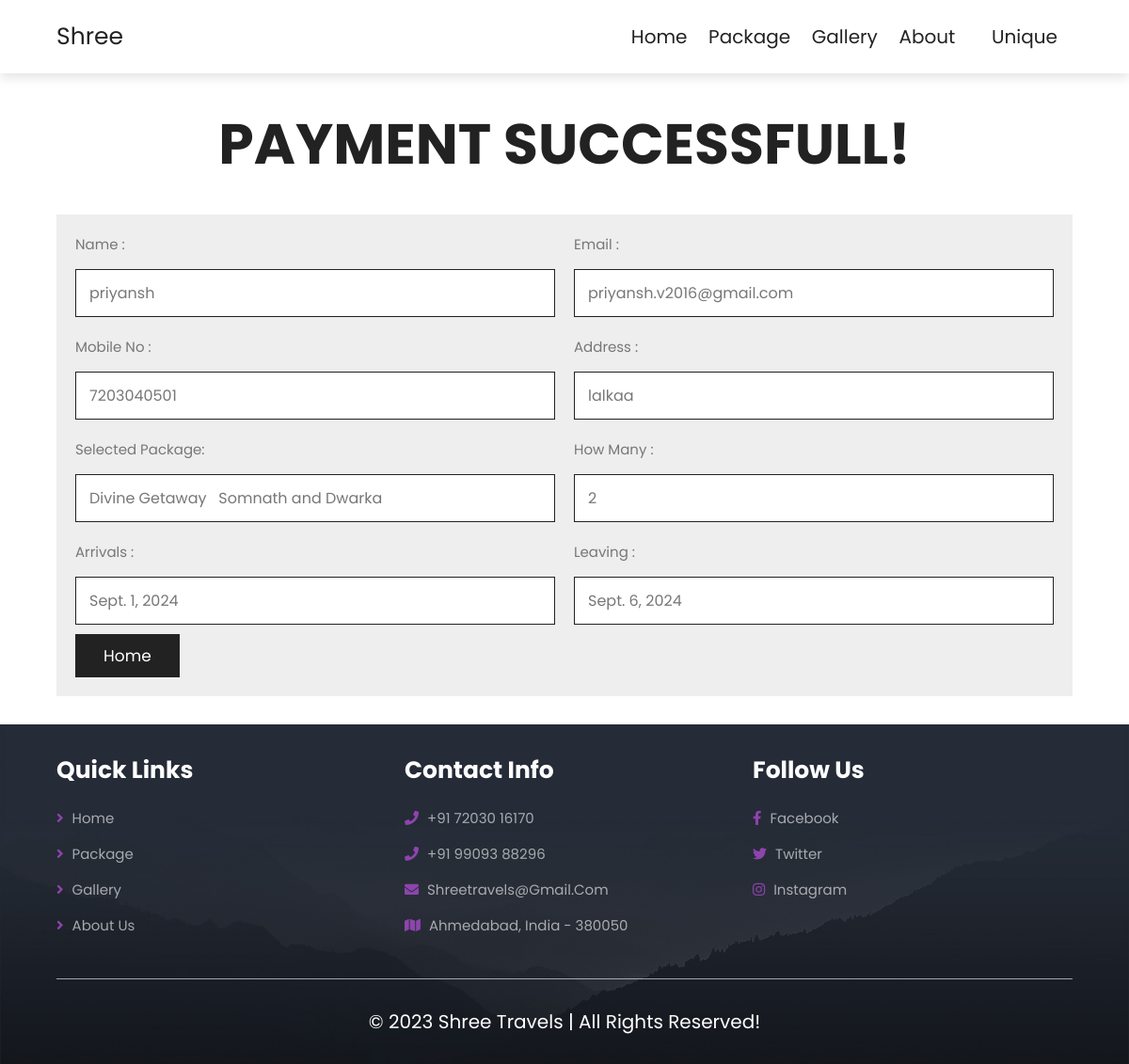
The app's page /success/ (signed in) with its own data.
### home/models.py (models this page shows, shortened)
class Book(models.Model):
    name = models.CharField( max_length=122)
    email = models.CharField(max_length=122)
    mobileno =  models.CharField(max_length=15)
    address = models.CharField( max_length=122)
    location = models.CharField( max_length=122)
    guests = models.IntegerField(validators=[MaxValueValidator(10)])
    arrivals = models.DateField()
    leaving  =  models.DateField()
    user = models.ForeignKey(User, on_delete=models.CASCADE,null=True)
    pprice = models.IntegerField(null=True)
    order_id = models.CharField(max_length=122,blank=True,null=True)
    paid = models.BooleanField(default=False)

### home/views.py (the view, shortened to what this page needs)
# urls.py: path('success/',views.success,name="success")
@csrf_exempt
def success(request):
    book_details = Book.objects.filter(user=request.user).last()
    book = Book.objects.filter(user=request.user).last()
    context = {
        'book':book_details,
    }
    return render(request,"success.html",context)

### templates/success.html (shortened to what this page needs)
{% extends "base.html" %}
{% block content %}
<section class="booking">
    <h1 class="heading-title">Payment Successfull!</h1>
    <form action="" method="post" class="book-form">
        <div class="flex">
           <div class="inputBox">
              <span>name :</span>
              <input type="text" name="name" readonly value="{{book.name}}">
           </div>
           <div class="inputBox">
              <span>email :</span>
              <input type="email" name="email" readonly value="{{book.email}}">
           </div>
           <div class="inputBox">
              <span>mobile no :</span>
              <input type="tel" name="mobileno" maxlength="10" readonly  value="{{book.mobileno}}">
           </div>
           <div class="inputBox">
              <span>address :</span>
              <input type="text" name="address" readonly value="{{book.address}}">
           </div>
           <div class="inputBox">
              <span>Selected package:</span> <br>
              <input type="text" name="package" id="" readonly value="{{book.location}}">
           </div>
           <div class="inputBox">
              <span>how many :</span>
              <input type="number" name="guests" min="1" max="10" readonly value="{{book.guests}}">
           </div>
           <div class="inputBox">
              <span>arrivals :</span>
              <input type="text" name="arrivals" readonly value="{{book.arrivals}}">
           </div>
           <div class="inputBox">
              <span>leaving :</span>
              <input type="text" name="leaving" readonly value="{{book.leaving}}">
           </div>
        </div>
        <button class="btn"><a href="{% url 'home' %}">Home</a></button>
     </form>
</section>
{% endblock content%}

### templates/header.html (shortened to what this page needs)
{% load static %}
<!DOCTYPE html>
<html lang="en">
<head>
   <link rel="stylesheet" href="https://unpkg.com/swiper@7/swiper-bundle.min.css" />
   <link rel="stylesheet" href="https://cdnjs.cloudflare.com/ajax/libs/font-awesome/5.15.4/css/all.min.css" />
   <link rel="stylesheet" href="/static/css/style.css">
</head>
<body>
   <section class="header">
      <a href="{% url 'home' %}" class="logo">Shree</a>
      <nav class="navbar">
         <a href="{% url 'home' %}">home</a>
         <a href="{% url 'package' %}">package</a>
         <a href="{% url 'gallery' %}">Gallery</a>
         <a href="{% url 'about' %}">about</a>
         {% if user.is_authenticated %}
         <div class="dropdown">
            <a href="" class="dropbtn">{{request.user}}</a>
         </div>
         {% else %}
         <a href="{% url 'login' %}">Login</a>
         {% endif %}
      </nav>
   </section>

### static/css/style.css (style rules this page uses)
:root { --main-color: #8e44ad; --black: #222; --white: #fff; --light-black: #777; --light-white: #fff9; --dark-bg: rgba(0, 0, 0, 0.7); --light-bg: #eee; --border: 0.1rem solid var(--black); --box-shadow: 0 0.5rem 1rem rgba(0, 0, 0, 0.1); --text-shadow: 0 1.5rem 3rem rgba(0, 0, 0, 0.3); }
* { font-family: "Poppins", sans-serif; margin: 0; padding: 0; box-sizing: border-box; outline: none; border: none; text-decoration: none; text-transform: capitalize; }
html { font-size: 62.5%; overflow-x: hidden; }
section { padding: 5rem 10%; }
.btn { display: inline-block; background: var(--black); margin-top: 1rem; color: var(--white); font-size: 1.7rem; padding: 1rem 3rem; cursor: pointer; }
.heading-title { text-align: center; margin-bottom: 3rem; font-size: 6rem; text-transform: uppercase; color: var(--black); }
.header { position: sticky; top: 0; left: 0; right: 0; z-index: 1000; background-color: var(--white); display: flex; padding-top: 2rem; padding-bottom: 2rem; box-shadow: var(--box-shadow); align-items: center; justify-content: space-between; }
.header .logo { font-size: 2.5rem; color: var(--black); }
.header .navbar a { font-size: 2rem; margin-left: 2rem; color: var(--black); }
.dropdown { position: relative; display: inline-block; }
.dropbtn { background-color: #fff; color: white; padding: 16px; font-size: 16px; border: none; }
.booking .book-form { padding: 2rem; background: var(--light-bg); }
.booking .book-form .flex { display: flex; flex-wrap: wrap; gap: 2rem; }
.booking .book-form .flex .inputBox { flex: 1 1 41rem; }
.booking .book-form .flex .inputBox input { width: 100%; padding: 1.2rem 1.4rem; font-size: 1.6rem; color: var(--light-black); text-transform: none; margin-top: 1.5rem; border: var(--border); }
.booking .book-form .flex .inputBox span { font-size: 1.5rem; color: var(--light-black); }
.booking .book-form .flex .inputBox input:read-only { cursor: pointer; }
.booking .book-form .btn { display: inline-block; background: var(--black); margin-top: 1rem; color: var(--white); font-size: 1.7rem; padding: 1rem 3rem; cursor: pointer; }
.booking .book-form .btn a { color: var(--white); }
@media (max-width: 1200px) { section { padding: 3rem 5%; } }

### records on screen
Book: name "priyansh", email "priyansh.v2016@gmail.com", mobileno "7203040501", address "lalkaa", package "Divine Getaway Somnath and Dwarka", guests "2", arrivals "Sept. 1, 2024", leaving "Sept. 6, 2024"

### other values on screen
{{ request.user }} "Unique"
